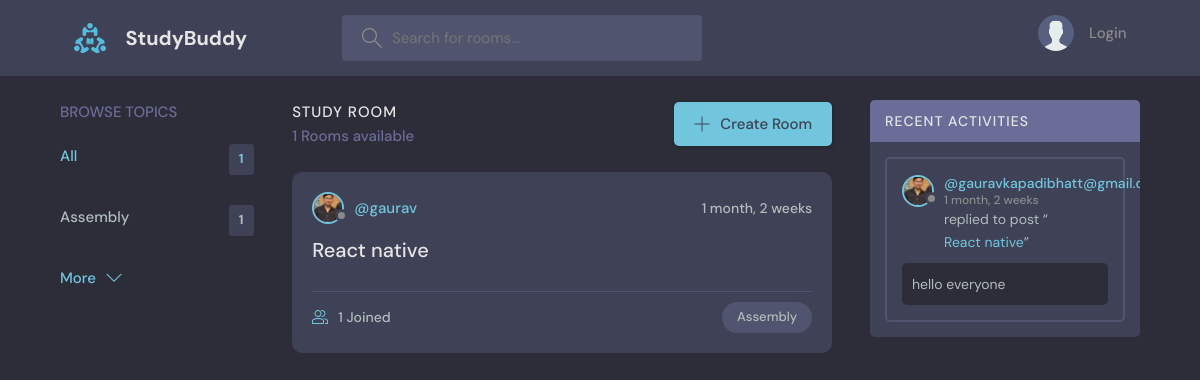
/home?q=Assembly, run on an earlier commit of the app's database.
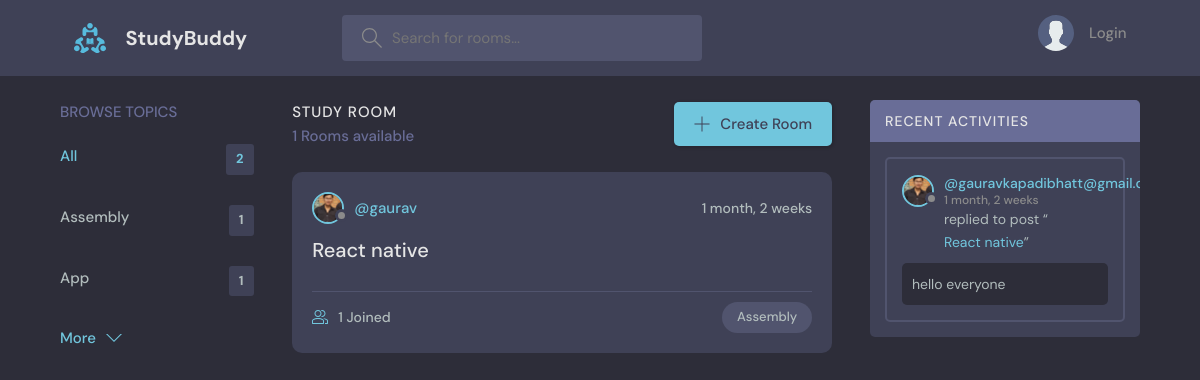
And on a later commit of the database.
### base/models.py (models this page shows, shortened)
class Topic(models.Model):
    name=models.CharField(max_length=200)

class Room(models.Model):
    host= models.ForeignKey(User,on_delete=models.SET_NULL,null=True)
    topic= models.ForeignKey(Topic,on_delete=models.SET_NULL,null=True)
    name = models.CharField(max_length=50)
    description = models.TextField(null=True,blank=True)
    participants= models.ManyToManyField(User,related_name='participants',blank=True)
    updated= models.DateTimeField(auto_now=True)
    created= models.DateTimeField(auto_now=True)
    class Meta:
        ordering =['-updated','-created']
    def __str__(self):
        return str(self.name)

class User(AbstractUser):
    name = models.CharField(max_length=200,null=True)
    email=models.EmailField(unique=True,null=True)
    bio=models.TextField(null=True)
    avatar=models.ImageField(null=True,default="avatar.svg")
    USERNAME_FIELD='email'
    REQUIRED_FIELDS=[]

class Message(models.Model):
    user = models.ForeignKey(User, on_delete=models.CASCADE)
    room = models.ForeignKey(Room,on_delete = models.CASCADE)
    body = models.TextField()
    updated = models.DateTimeField(auto_now=True)
    created = models.DateTimeField(auto_now_add=True)
    class Meta:
        ordering =['-updated','-created']

### base/views.py (the view)
# urls.py: path('',views.home,name="Home"),
def home(request):
    if request.GET.get('q')!=None:
        q=request.GET.get('q')
    else:
        q=''
    topics = Topic.objects.all()[0:5]
    rooms =Room.objects.filter (Q(topic__name__icontains=q) | Q(name__icontains=q) | Q(description__icontains=q))
    room_count=rooms.count()
    room_messages=Message.objects.filter(Q(room__topic__name__icontains=q))
    context={'rooms':rooms,'topics':topics,'room_count':room_count,'room_messages':room_messages}
    return render(request,'base/home.html',context)

### base/templates/base/home.html (shortened to what this page needs)
{%extends 'main.html'%}
{% block content %}
    <main class="layout layout--3">
      <div class="container">
        {%include 'base/topics_component.html'%}
        <div class="roomList">
          <div class="roomList__header">
            <div>
              <h2>Study Room</h2>
              <p>{{room_count}} Rooms available</p>
            </div>
            <a class="btn btn--main" href="{% url 'create-room' %}">
              <svg version="1.1" xmlns="http://www.w3.org/2000/svg" width="32" height="32" viewBox="0 0 32 32">
                <title>add</title>
                <path
                  d="M16.943 0.943h-1.885v14.115h-14.115v1.885h14.115v14.115h1.885v-14.115h14.115v-1.885h-14.115v-14.115z"
                ></path>
              </svg>
              Create Room
            </a>
          </div>
          {% include 'base/feed_component.html' %}
        </div>
        {% include 'base/activity_component.html' %}
      </div>
    </main>
{% endblock %}

### base/templates/base/topics_component.html (shortened to what this page needs)
<div class="topics">
          <div class="topics__header">
            <h2>Browse Topics</h2>
          </div>
          <ul class="topics__list">
            <li>
              <a href="{% url 'Home' %}" class="active">All <span>{{topics.count}}</span></a>
            </li>
            {% for topic in topics %}
            <li>
              <a href="{%url 'Home'%}?q={{topic.name}}">{{topic.name}}<span>{{topic.room_set.all.count}}</span></a>
            </li>
            {% endfor %}
          </ul>
          <a class="btn btn--link" href="{% url 'topics'%}">
            More
            <svg version="1.1" xmlns="http://www.w3.org/2000/svg" width="32" height="32" viewBox="0 0 32 32">
              <title>chevron-down</title>
              <path d="M16 21l-13-13h-3l16 16 16-16h-3l-13 13z"></path>
            </svg>
          </a>
        </div>

### base/templates/base/feed_component.html (shortened to what this page needs)
  {% for room in rooms %}
  <div class="roomListRoom">
            <div class="roomListRoom__header">
              <a href="{% url 'user-profile' room.host.id %}" class="roomListRoom__author">
                <div class="avatar avatar--small">
                  <img src="{{room.host.avatar.url}}" />
                </div>
                <span>@{{room.host.username}}</span>
              </a>
              <div class="roomListRoom__actions">
                <span>{{room.created|timesince}}</span>
              </div>
            </div>
            <div class="roomListRoom__content">
              <a href="{% url 'Room' room.id %}">{{room.name}}</a>
            </div>
            <div class="roomListRoom__meta">
              <a href="{% url 'Room' room.id %}" class="roomListRoom__joined">
                {{room.participants.all.count}} Joined
              </a>
              <p class="roomListRoom__topic">{{room.topic.name}}</p>
            </div>
          </div>
  {% endfor %}

### base/templates/base/activity_component.html (shortened to what this page needs)
        <div class="activities">
          <div class="activities__header">
            <h2>Recent Activities</h2>
          </div>
          {%for message in room_messages%}
          <div class="activities__box">
            <div class="activities__boxHeader roomListRoom__header">
              <a href="{% url 'user-profile' message.user.id %}" class="roomListRoom__author">
                <div class="avatar avatar--small">
                  <img src="{{message.user.avatar.url}}" />
                </div>
                <p>
                  @{{message.user}}
                  <span>{{message.created|timesince}}</span>
                </p>
              </a>
            </div>
            <div class="activities__boxContent">
              <p>replied to post “<a href="{%url 'Room' message.room.id %}">{{message.room}}</a>”</p>
              <div class="activities__boxRoomContent">
               {{message.body}}
              </div>
            </div>
          </div>
          {%endfor%}
        </div>

What changed in the data, as far as the page shows it:
added Topic: name "App", room_set.all.count "1"
Also different on the page:
{{ topics.count }}: "1" → "2"
